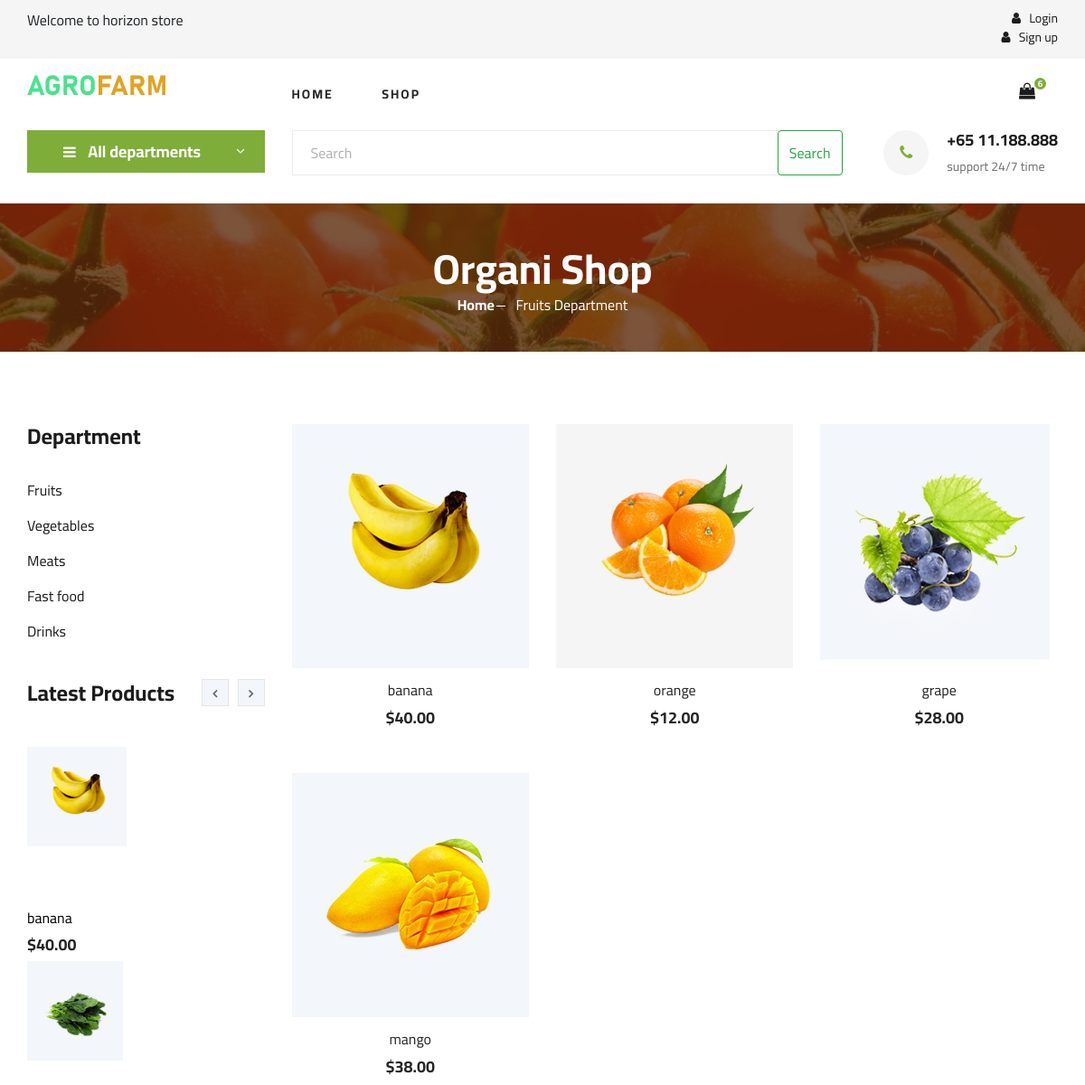
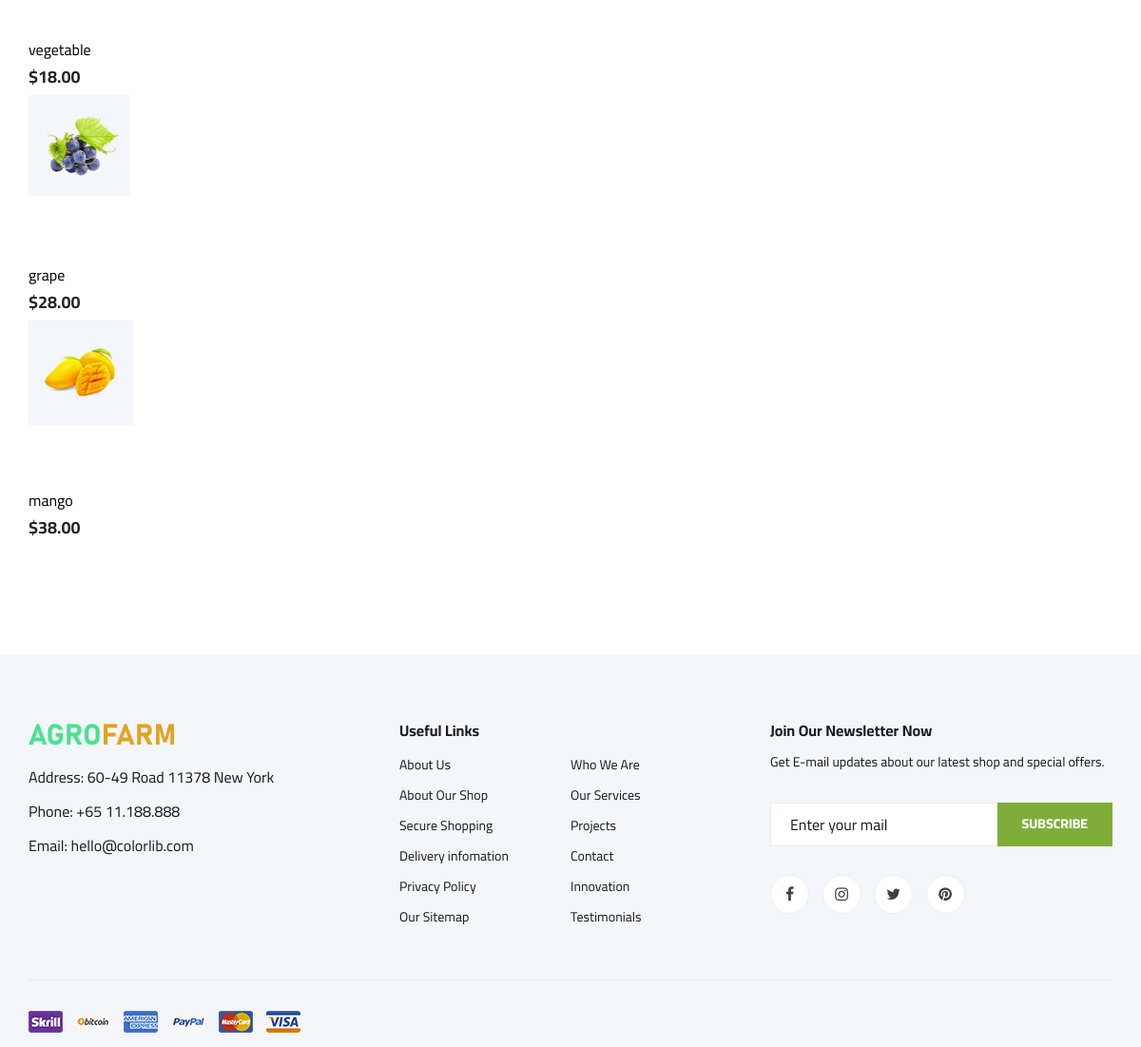
Screenshot of /fruitspage with the database file from the repository (2 pictures, top to bottom).
### appusers/models.py (models this page shows, shortened)
class Cart(models.Model):
    user = models.ForeignKey(User, on_delete=models.CASCADE)
    completed = models.BooleanField(default=False)
    discounted_price = models.DecimalField(max_digits=10, decimal_places=2, default=0)
    @property
    def num_of_items(self):
        return sum(item.quantity for item in self.cartitems.all())

class CartItem(models.Model):
    product = models.ForeignKey(Products, on_delete=models.CASCADE, related_name='items', default=True)
    cart = models.ForeignKey(Cart, on_delete=models.CASCADE, related_name='cartitems', default=True)
    quantity = models.IntegerField(default=0)

class Products(models.Model):
    ALL_DEPARTMENT = [
    ("fruits", "fruits"),
    ("vegetables", "vegetables"),
    ("meats", "meats"),
    ("fast foods", "fast foods"),
    ("drinks", "drinks"),
    ]
    ALL_PRODUCT_TYPE = [
    ("featured products", "featured products"),
    ("latest products", "latest products"),
    ("top reated products", "top reated products"),
    ("review products", "review products"),
    ("sales off", "sales off"),
    ]
    id = models.PositiveIntegerField(primary_key=True)
    item_photo = models.ImageField(upload_to='products')
    name = models.CharField(max_length=20)
    price = models.DecimalField(max_digits=10, decimal_places=2, default=0)
    department = models.CharField(blank=True, max_length=10, choices=ALL_DEPARTMENT)
    producttype = models.CharField(blank=True, max_length=30, choices=ALL_PRODUCT_TYPE)
    shipping = models.CharField(blank=True, max_length=20)
    avaliabilty = models.CharField(blank=True, max_length=20)
    weight = models.CharField(blank=True, max_length=20)
    description = models.TextField(blank=True, max_length=200)
    information = models.TextField(blank=True, max_length=200)
    reviews = models.TextField(blank=True, max_length=200)
    discount = models.CharField(blank=True, max_length=20)
    old_price = models.CharField(blank=True, max_length=20)

### appusers/views.py (the view)
# urls.py: path('fruitspage', Fruits ,name='fruits_page' ),
def Fruits(request):
    latest = Products.objects.filter(producttype="latest products")
    products = Products.objects.filter(department="fruits")
    paginator = Paginator(products, 4)  # Display 10 items per page
    page_number = request.GET.get('fruits')  # Assuming the URL parameter is 'page'
    page_obj = paginator.get_page(page_number)
    if request.user.is_authenticated:
        global cart
        cart, created = Cart.objects.get_or_create(user=request.user, completed=False)
    data={
    'latest':latest, 'products':products, 'cart':cart, 'page_obj':page_obj
    }
    return render(request, 'fruitspage.html', data)

### templates/fruitspage.html (shortened to what this page needs)
{% extends 'base.html' %}
{% load static %}
{% block pages %}
    <section class="breadcrumb-section set-bg" data-setbg="{% static 'img/breadcrumb.jpg' %}">
        <div class="container">
            <div class="row">
                <div class="col-lg-12 text-center">
                    <div class="breadcrumb__text">
                        <h2>Organi Shop</h2>
                        <div class="breadcrumb__option">
                            <a href="./index.html">Home</a>
                            <span>Fruits Department</span>
                        </div>
                    </div>
                </div>
            </div>
        </div>
    </section>
    <section class="product spad">
        <div class="container">
            <div class="row">
                <div class="col-lg-3 col-md-5">
                    <div class="sidebar">
                        <div class="sidebar__item">
                            <h4>Department</h4>
                            <ul>
                            <li><a href="/fruitspage">Fruits</a></li>
                            <li><a href="/vegetablespage">Vegetables</a></li>
                            <li><a href="/meatpage">Meats</a></li>
                            <li><a href="/fastfoodpage">Fast food</a></li>
                            <li><a href="/drinkspage">Drinks</a></li>
                            </ul>
                        </div>
                        <div class="sidebar__item">
                            <div class="latest-product__text">
                                <h4>Latest Products</h4>
                                <div class="latest-product__slider owl-carousel">
                                    <div class="latest-prdouct__slider__item">
                                      	{% for x in latest %}
										<a href="#" class="latest-product__item">
											<div class="latest-product__item__pic">
												<img src="{{ x.item_photo.url }}" alt="">
											</div>
											<div class="latest-product__item__text">
												<h6><a href="shopdetails{{ x.id }}" class="nam">{{ x.name }}</a><h6>
												<span>${{ x.price }}</span>
											</div>
										</a>
										{% endfor %}
                                    </div>
                                </div>
                            </div>
                        </div>
                    </div>
                </div>
                <div class="col-lg-9 col-md-7">
                    <div class="row">
					    {% for x in page_obj %}
                        <div class="col-lg-4 col-md-6 col-sm-6">
                            <div class="product__item">
                                <div class="product__item__pic set-bg" data-setbg="{{ x.item_photo.url }}">
                                </div>
                                <div class="product__item__text">
                                    <h6><a href="shopdetails{{ x.id }}">{{ x.name }}</a></h6>
                                    <h5>${{ x.price }}</h5>
                                </div>
                            </div>
                        </div>
						{% endfor %}
                    </div>
                    <div class="product__pagination">
                    </div>
                </div>
            </div>
        </div>
    </section>
	{% endblock %}

### templates/base.html (shortened to what this page needs)
{% load static %}
<!DOCTYPE html>
<html lang="zxx">
<head>
    <link rel="stylesheet" href="{% static 'css/bootstrap.min.css' %}" type="text/css">
    <link rel="stylesheet" href="{% static 'css/font-awesome.min.css' %}" type="text/css">
    <link rel="stylesheet" href="{% static 'css/elegant-icons.css' %}" type="text/css">
    <link rel="stylesheet" href="{% static 'css/nice-select.css' %}" type="text/css">
    <link rel="stylesheet" href="{% static 'css/jquery-ui.min.css' %}" type="text/css">
    <link rel="stylesheet" href="{% static 'css/owl.carousel.min.css' %}" type="text/css">
    <link rel="stylesheet" href="{% static 'css/slicknav.min.css' %}" type="text/css">
    <link rel="stylesheet" href="{% static 'css/style.css' %}" type="text/css">
</head>
<body>
    <header class="header">
        <div class="header__top">
            <div class="container">
                <div class="row">
                    <div class="col-lg-6 col-md-6">
                        <div class="header__top__left">
                            <marquee><span> Welcome to horizon store </span></marquee>
                        </div>
                    </div>
                    <div class="col-lg-6 col-md-6">
                        <div class="header__top__right">
                            <div class="header__top__right__auth">
							{%if request.user.is_authenticated %}
							<a href="/logout"><i class="fa fa-user"></i> Logout</a>
                           <!-- <a href="/dashboard">
                            <button class="mr-4 btn">MARKET</button> </a>  -->
							{%else%}
						<span>	 <a href="/login"><i class="fa fa-user"></i> Login</a>
							 <a href="/signup"><i class="fa fa-user"></i> Sign up</a>  </span>
	                        {%endif%}
                            </div>
                        </div>
                    </div>
                </div>
            </div>
        </div>
        <div class="container">
            <div class="row">
                <div class="col-lg-3">
                    <div class="header__logo">
                        <a href="/"><img src="{% static 'img/logo.png' %}" alt=""></a>
                    </div>
                </div>
                <div class="col-lg-6">
                    <nav class="header__menu">
                        <ul>
                            <li ><a href="/">Home</a></li>
                            <li ><a href="/allproduct">Shop</a></li>
                        </ul>
                    </nav>
                </div>
                <div class="col-lg-3">
                    <div class="header__cart">
                        <ul>
                           <li><a href="/cart"><i class="fa fa-shopping-bag"></i> <span id="num_of_items">{{ cart.num_of_items }}</span></a></li>
                        </ul>
                    </div>
                </div>
            </div>
        </div>
    </header>
    <section class="hero hero-normal">
        <div class="container">
            <div class="row">
                <div class="col-lg-3">
                    <div class="hero__categories">
                        <div class="hero__categories__all">
                            <i class="fa fa-bars"></i>
                            <span>All departments</span>
                        </div>
                    </div>
                </div>
                <div class="col-lg-9">
                    <div class="hero__search">
                     <div class="hero__search__form">
                            <form class="d-flex" role="search" method="POST" action="/search">
								 <input
									class="form-control me-2"
									type="search"
									placeholder="Search"
									name="search_query"
									required aria-label="Search"
								 >
								 <button class="btn btn-outline-success" type="submit">Search</button>
                            </form>
                        </div>
                        <div class="hero__search__phone">
                            <div class="hero__search__phone__icon">
                                <i class="fa fa-phone"></i>
                            </div>
                            <div class="hero__search__phone__text">
                                <h5>+65 11.188.888</h5>
                                <span>support 24/7 time</span>
                            </div>
                        </div>
                    </div>
                </div>
            </div>
        </div>
    </section>
	{% block pages %}   {% endblock %}
    <footer class="footer spad">
        <div class="container">
            <div class="row">
                <div class="col-lg-3 col-md-6 col-sm-6">
                    <div class="footer__about">
                        <div class="footer__about__logo">
                            <a href="./index.html"><img src="{% static 'img/logo.png' %}" alt=""></a>
                        </div>
                        <ul>
                            <li>Address: 60-49 Road 11378 New York</li>
                            <li>Phone: +65 11.188.888</li>
                            <li>Email: hello@colorlib.com</li>
                        </ul>
                    </div>
                </div>
                <div class="col-lg-4 col-md-6 col-sm-6 offset-lg-1">
                    <div class="footer__widget">
                        <h6>Useful Links</h6>
                        <ul>
                            <li><a href="#">About Us</a></li>
                            <li><a href="#">About Our Shop</a></li>
                            <li><a href="#">Secure Shopping</a></li>
                            <li><a href="#">Delivery infomation</a></li>
                            <li><a href="#">Privacy Policy</a></li>
                            <li><a href="#">Our Sitemap</a></li>
                        </ul>
                        <ul>
                            <li><a href="#">Who We Are</a></li>
                            <li><a href="#">Our Services</a></li>
                            <li><a href="#">Projects</a></li>
                            <li><a href="#">Contact</a></li>
                            <li><a href="#">Innovation</a></li>
                            <li><a href="#">Testimonials</a></li>
                        </ul>
                    </div>
                </div>
                <div class="col-lg-4 col-md-12">
                    <div class="footer__widget">
                        <h6>Join Our Newsletter Now</h6>
                        <p>Get E-mail updates about our latest shop and special offers.</p>
                        <form action="#">
                            <input type="text" placeholder="Enter your mail">
                            <button type="submit" class="site-btn">Subscribe</button>
                        </form>
                        <div class="footer__widget__social">
                            <a href="#"><i class="fa fa-facebook"></i></a>
                            <a href="#"><i class="fa fa-instagram"></i></a>
                            <a href="#"><i class="fa fa-twitter"></i></a>
                            <a href="#"><i class="fa fa-pinterest"></i></a>
                        </div>
                    </div>
                </div>
            </div>
            <div class="row">
                <div class="col-lg-12">
                    <div class="footer__copyright">
                        <div class="footer__copyright__text"><p>
                        <div class="footer__copyright__payment"><img src="{% static 'img/payment-item.png' %}" alt=""></div>
                    </div>
                </div>
            </div>
        </div>
    </footer>
</body>
</html>

### templates/base.html (style rules this page uses)
.nam { color: black !important; margin-top: -500px !important; }

### rows the page displays
Cart: num_of_items "6"
Products: item_photo (picture), name "banana", price "40.00", shows a picture
Products: item_photo (picture), name "vegetable", price "18.00"
Products: item_photo (picture), name "grape", price "28.00", shows a picture
Products: item_photo (picture), name "mango", price "38.00", shows a picture
Products: shows a picture, name "orange", price "12.00"
